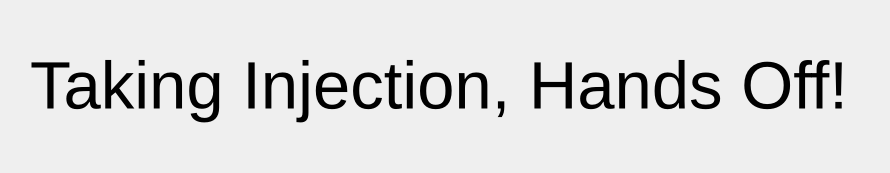
<?xml version="1.0" encoding="UTF-8"?>
<ui version="4.0">
 <class>Dialog</class>
 <widget class="QDialog" name="Dialog">
  <property name="geometry">
   <rect>
    <x>0</x>
    <y>0</y>
    <width>890</width>
    <height>173</height>
   </rect>
  </property>
  <property name="windowTitle">
   <string>Warning!</string>
  </property>
  <widget class="QLabel" name="label">
   <property name="geometry">
    <rect>
     <x>30</x>
     <y>30</y>
     <width>1041</width>
     <height>111</height>
    </rect>
   </property>
   <property name="font">
    <font>
     <pointsize>50</pointsize>
    </font>
   </property>
   <property name="text">
    <string>Taking Injection, Hands Off!</string>
   </property>
  </widget>
 </widget>
 <resources/>
 <connections/>
</ui>
